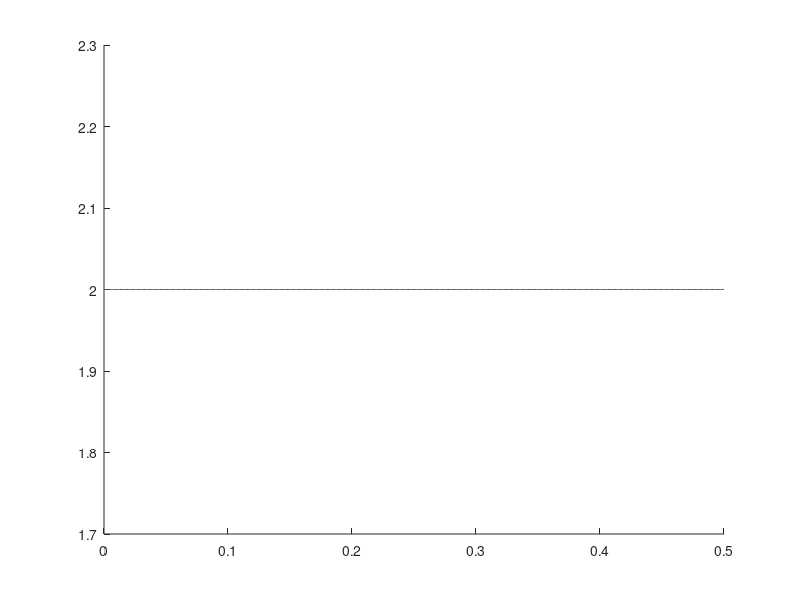

Write the MATLAB code that produced this figure. (Note: this script raises an error after producing the figure.)
M = [5, 21, 51];
N = 1024;
for m = M
    ir = ones(1,m) ./m;
    g = grpdelay(ir, 1, 1024, 'whole');
    hold on
    plot([0:N/2]/N, g(1:N/2+1));
    gtext(num2str(m))
end
axis tight;
xlabel('Normalized Frequency')
ylabel('Group Delay (Sample)')
set (gca, 'YLim', [0 30])
